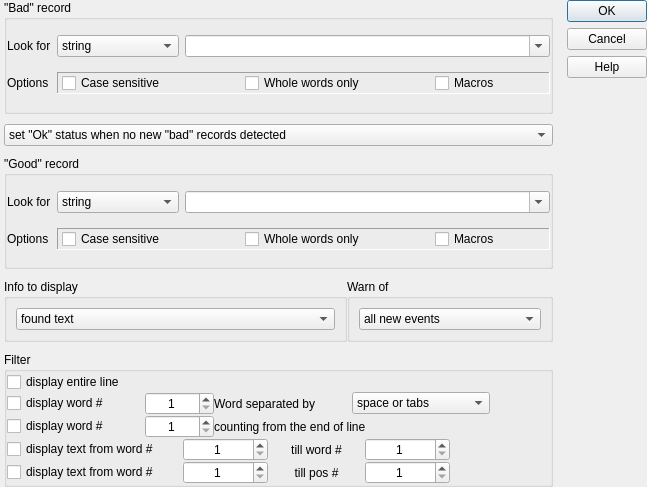
<?xml version="1.0" encoding="UTF-8"?>
<ui version="4.0">
 <class>TextLogPropertiesDlg</class>
 <widget class="QDialog" name="TextLogPropertiesDlg">
  <property name="geometry">
   <rect>
    <x>0</x>
    <y>0</y>
    <width>647</width>
    <height>487</height>
   </rect>
  </property>
  <property name="windowTitle">
   <string>Dialog</string>
  </property>
  <layout class="QGridLayout" name="gridLayout_8">
   <property name="leftMargin">
    <number>0</number>
   </property>
   <property name="topMargin">
    <number>0</number>
   </property>
   <property name="rightMargin">
    <number>0</number>
   </property>
   <property name="bottomMargin">
    <number>0</number>
   </property>
   <property name="horizontalSpacing">
    <number>10</number>
   </property>
   <property name="verticalSpacing">
    <number>0</number>
   </property>
   <item row="0" column="0" rowspan="2">
    <layout class="QVBoxLayout" name="verticalLayout">
     <property name="spacing">
      <number>10</number>
     </property>
     <property name="leftMargin">
      <number>4</number>
     </property>
     <property name="rightMargin">
      <number>4</number>
     </property>
     <item>
      <widget class="QGroupBox" name="gpBadRecord">
       <property name="title">
        <string>&quot;Bad&quot; record</string>
       </property>
       <layout class="QGridLayout" name="gridLayout" columnstretch="0,1,3">
        <property name="leftMargin">
         <number>0</number>
        </property>
        <property name="topMargin">
         <number>0</number>
        </property>
        <property name="rightMargin">
         <number>0</number>
        </property>
        <property name="bottomMargin">
         <number>0</number>
        </property>
        <property name="horizontalSpacing">
         <number>6</number>
        </property>
        <property name="verticalSpacing">
         <number>0</number>
        </property>
        <item row="0" column="0">
         <widget class="QLabel" name="lblBadLookFor">
          <property name="text">
           <string>Look for</string>
          </property>
          <property name="buddy">
           <cstring>cmbBadSelect</cstring>
          </property>
         </widget>
        </item>
        <item row="0" column="1">
         <widget class="QComboBox" name="cmbBadSelect">
          <item>
           <property name="text">
            <string>string</string>
           </property>
          </item>
          <item>
           <property name="text">
            <string>expression</string>
           </property>
          </item>
         </widget>
        </item>
        <item row="0" column="2">
         <widget class="QComboBox" name="cmbBadEdit">
          <property name="editable">
           <bool>true</bool>
          </property>
         </widget>
        </item>
        <item row="1" column="0">
         <widget class="QLabel" name="lblBadOptions">
          <property name="text">
           <string>Options</string>
          </property>
         </widget>
        </item>
        <item row="1" column="1" colspan="2">
         <widget class="QFrame" name="frame">
          <property name="sizePolicy">
           <sizepolicy hsizetype="Preferred" vsizetype="Fixed">
            <horstretch>0</horstretch>
            <verstretch>0</verstretch>
           </sizepolicy>
          </property>
          <property name="frameShape">
           <enum>QFrame::Panel</enum>
          </property>
          <property name="frameShadow">
           <enum>QFrame::Sunken</enum>
          </property>
          <layout class="QHBoxLayout" name="horizontalLayout">
           <property name="spacing">
            <number>0</number>
           </property>
           <property name="sizeConstraint">
            <enum>QLayout::SetDefaultConstraint</enum>
           </property>
           <property name="leftMargin">
            <number>4</number>
           </property>
           <property name="topMargin">
            <number>0</number>
           </property>
           <property name="rightMargin">
            <number>0</number>
           </property>
           <property name="bottomMargin">
            <number>0</number>
           </property>
           <item alignment="Qt::AlignLeft">
            <widget class="QCheckBox" name="chkBadCase">
             <property name="text">
              <string>Case sensitive</string>
             </property>
            </widget>
           </item>
           <item alignment="Qt::AlignHCenter">
            <widget class="QCheckBox" name="chkBadWords">
             <property name="text">
              <string>Whole words only</string>
             </property>
            </widget>
           </item>
           <item alignment="Qt::AlignHCenter">
            <widget class="QCheckBox" name="chkBadMacros">
             <property name="text">
              <string>Macros</string>
             </property>
            </widget>
           </item>
          </layout>
         </widget>
        </item>
       </layout>
      </widget>
     </item>
     <item>
      <widget class="QComboBox" name="cmbOkStatus">
       <property name="sizePolicy">
        <sizepolicy hsizetype="Expanding" vsizetype="Fixed">
         <horstretch>0</horstretch>
         <verstretch>0</verstretch>
        </sizepolicy>
       </property>
       <item>
        <property name="text">
         <string>set &quot;Ok&quot; status when no new &quot;bad&quot; records detected</string>
        </property>
       </item>
       <item>
        <property name="text">
         <string>set &quot;Ok&quot; status when new &quot;good&quot; records detected</string>
        </property>
       </item>
       <item>
        <property name="text">
         <string>set &quot;Ok&quot; status by acknowledgement (manually)</string>
        </property>
       </item>
      </widget>
     </item>
     <item>
      <widget class="QGroupBox" name="gpGoodRecord">
       <property name="title">
        <string>&quot;Good&quot; record</string>
       </property>
       <layout class="QGridLayout" name="gridLayout_2" rowstretch="0,0" columnstretch="0,1,3">
        <property name="leftMargin">
         <number>0</number>
        </property>
        <property name="topMargin">
         <number>0</number>
        </property>
        <property name="rightMargin">
         <number>0</number>
        </property>
        <property name="bottomMargin">
         <number>0</number>
        </property>
        <property name="horizontalSpacing">
         <number>6</number>
        </property>
        <property name="verticalSpacing">
         <number>0</number>
        </property>
        <item row="0" column="0">
         <widget class="QLabel" name="lblGoodLookFor">
          <property name="text">
           <string>Look for</string>
          </property>
          <property name="buddy">
           <cstring>cmbGoodSelect</cstring>
          </property>
         </widget>
        </item>
        <item row="0" column="1">
         <widget class="QComboBox" name="cmbGoodSelect">
          <item>
           <property name="text">
            <string>string</string>
           </property>
          </item>
          <item>
           <property name="text">
            <string>expression</string>
           </property>
          </item>
         </widget>
        </item>
        <item row="0" column="2">
         <widget class="QComboBox" name="cmbGoodEdit">
          <property name="editable">
           <bool>true</bool>
          </property>
         </widget>
        </item>
        <item row="1" column="0">
         <widget class="QLabel" name="lblGoodOptions">
          <property name="text">
           <string>Options</string>
          </property>
         </widget>
        </item>
        <item row="1" column="1" colspan="2">
         <widget class="QFrame" name="frame_2">
          <property name="sizePolicy">
           <sizepolicy hsizetype="Preferred" vsizetype="Fixed">
            <horstretch>0</horstretch>
            <verstretch>0</verstretch>
           </sizepolicy>
          </property>
          <property name="frameShape">
           <enum>QFrame::Panel</enum>
          </property>
          <property name="frameShadow">
           <enum>QFrame::Sunken</enum>
          </property>
          <layout class="QHBoxLayout" name="horizontalLayout_2">
           <property name="spacing">
            <number>0</number>
           </property>
           <property name="leftMargin">
            <number>4</number>
           </property>
           <property name="topMargin">
            <number>0</number>
           </property>
           <property name="rightMargin">
            <number>0</number>
           </property>
           <property name="bottomMargin">
            <number>0</number>
           </property>
           <item>
            <widget class="QCheckBox" name="chkGoodCase">
             <property name="text">
              <string>Case sensitive</string>
             </property>
            </widget>
           </item>
           <item alignment="Qt::AlignHCenter">
            <widget class="QCheckBox" name="chkGoodWords">
             <property name="text">
              <string>Whole words only</string>
             </property>
            </widget>
           </item>
           <item alignment="Qt::AlignHCenter">
            <widget class="QCheckBox" name="chkGoodMacros">
             <property name="text">
              <string>Macros</string>
             </property>
            </widget>
           </item>
          </layout>
         </widget>
        </item>
       </layout>
      </widget>
     </item>
     <item>
      <layout class="QHBoxLayout" name="horizontalLayout_3" stretch="5,3">
       <property name="spacing">
        <number>0</number>
       </property>
       <item>
        <widget class="QGroupBox" name="gpInfoToDisplay">
         <property name="sizePolicy">
          <sizepolicy hsizetype="Preferred" vsizetype="Fixed">
           <horstretch>0</horstretch>
           <verstretch>0</verstretch>
          </sizepolicy>
         </property>
         <property name="title">
          <string>Info to display</string>
         </property>
         <layout class="QGridLayout" name="gridLayout_3">
          <item row="0" column="0">
           <widget class="QComboBox" name="cmbDisplay">
            <item>
             <property name="text">
              <string>found text</string>
             </property>
            </item>
            <item>
             <property name="text">
              <string>offset of the found string in the file</string>
             </property>
            </item>
            <item>
             <property name="text">
              <string>file size</string>
             </property>
            </item>
           </widget>
          </item>
         </layout>
        </widget>
       </item>
       <item>
        <widget class="QGroupBox" name="gpWarnOf">
         <property name="sizePolicy">
          <sizepolicy hsizetype="Preferred" vsizetype="Fixed">
           <horstretch>0</horstretch>
           <verstretch>0</verstretch>
          </sizepolicy>
         </property>
         <property name="title">
          <string>Warn of</string>
         </property>
         <layout class="QGridLayout" name="gridLayout_4">
          <item row="0" column="0">
           <widget class="QComboBox" name="cmbWarn">
            <item>
             <property name="text">
              <string>all new events</string>
             </property>
            </item>
            <item>
             <property name="text">
              <string>last new event</string>
             </property>
            </item>
           </widget>
          </item>
         </layout>
        </widget>
       </item>
      </layout>
     </item>
     <item>
      <widget class="QGroupBox" name="gpFilter">
       <property name="title">
        <string>Filter</string>
       </property>
       <layout class="QGridLayout" name="gridLayout_7">
        <property name="leftMargin">
         <number>0</number>
        </property>
        <property name="topMargin">
         <number>0</number>
        </property>
        <property name="rightMargin">
         <number>0</number>
        </property>
        <property name="bottomMargin">
         <number>0</number>
        </property>
        <property name="spacing">
         <number>0</number>
        </property>
        <item row="0" column="0">
         <widget class="QCheckBox" name="chkFilterEntire">
          <property name="text">
           <string>display entire line</string>
          </property>
         </widget>
        </item>
        <item row="1" column="0">
         <layout class="QGridLayout" name="gridLayout_5" columnstretch="2,1,2,2,1">
          <property name="verticalSpacing">
           <number>0</number>
          </property>
          <item row="0" column="0">
           <widget class="QCheckBox" name="chkDisplayWordSeparated">
            <property name="text">
             <string>display word #</string>
            </property>
           </widget>
          </item>
          <item row="0" column="1">
           <widget class="QSpinBox" name="spinDisplayWordSeparated">
            <property name="sizePolicy">
             <sizepolicy hsizetype="Expanding" vsizetype="Fixed">
              <horstretch>0</horstretch>
              <verstretch>0</verstretch>
             </sizepolicy>
            </property>
            <property name="alignment">
             <set>Qt::AlignCenter</set>
            </property>
            <property name="minimum">
             <number>1</number>
            </property>
            <property name="maximum">
             <number>255</number>
            </property>
            <property name="value">
             <number>1</number>
            </property>
           </widget>
          </item>
          <item row="0" column="2">
           <widget class="QLabel" name="label_3">
            <property name="text">
             <string>Word separated by</string>
            </property>
           </widget>
          </item>
          <item row="0" column="3">
           <widget class="QComboBox" name="cmbDisplayWordSeparated">
            <item>
             <property name="text">
              <string>space or tabs</string>
             </property>
            </item>
            <item>
             <property name="text">
              <string>tabs</string>
             </property>
            </item>
            <item>
             <property name="text">
              <string>comma</string>
             </property>
            </item>
            <item>
             <property name="text">
              <string>semicolon</string>
             </property>
            </item>
           </widget>
          </item>
          <item row="0" column="4">
           <spacer name="horizontalSpacer">
            <property name="orientation">
             <enum>Qt::Horizontal</enum>
            </property>
            <property name="sizeType">
             <enum>QSizePolicy::Fixed</enum>
            </property>
            <property name="sizeHint" stdset="0">
             <size>
              <width>60</width>
              <height>18</height>
             </size>
            </property>
           </spacer>
          </item>
          <item row="1" column="0">
           <widget class="QCheckBox" name="chkDisplayWordCounting">
            <property name="text">
             <string>display word #</string>
            </property>
           </widget>
          </item>
          <item row="1" column="1">
           <widget class="QSpinBox" name="spinchkDisplayWordCounting">
            <property name="sizePolicy">
             <sizepolicy hsizetype="Expanding" vsizetype="Fixed">
              <horstretch>0</horstretch>
              <verstretch>0</verstretch>
             </sizepolicy>
            </property>
            <property name="alignment">
             <set>Qt::AlignCenter</set>
            </property>
            <property name="minimum">
             <number>1</number>
            </property>
            <property name="maximum">
             <number>255</number>
            </property>
            <property name="value">
             <number>1</number>
            </property>
           </widget>
          </item>
          <item row="1" column="2" colspan="2">
           <widget class="QLabel" name="label_4">
            <property name="text">
             <string>counting from the end of line</string>
            </property>
           </widget>
          </item>
         </layout>
        </item>
        <item row="2" column="0">
         <layout class="QGridLayout" name="gridLayout_6" columnstretch="2,1,1,1,1">
          <property name="horizontalSpacing">
           <number>6</number>
          </property>
          <property name="verticalSpacing">
           <number>0</number>
          </property>
          <item row="1" column="3">
           <widget class="QSpinBox" name="spinTextPosTill">
            <property name="sizePolicy">
             <sizepolicy hsizetype="Expanding" vsizetype="Fixed">
              <horstretch>0</horstretch>
              <verstretch>0</verstretch>
             </sizepolicy>
            </property>
            <property name="alignment">
             <set>Qt::AlignCenter</set>
            </property>
            <property name="minimum">
             <number>1</number>
            </property>
            <property name="maximum">
             <number>1024</number>
            </property>
            <property name="value">
             <number>1</number>
            </property>
           </widget>
          </item>
          <item row="1" column="0">
           <widget class="QCheckBox" name="chkTextPos">
            <property name="sizePolicy">
             <sizepolicy hsizetype="Preferred" vsizetype="Fixed">
              <horstretch>0</horstretch>
              <verstretch>0</verstretch>
             </sizepolicy>
            </property>
            <property name="text">
             <string>display text from word #</string>
            </property>
           </widget>
          </item>
          <item row="1" column="2">
           <widget class="QLabel" name="label_2">
            <property name="text">
             <string>till pos #</string>
            </property>
            <property name="alignment">
             <set>Qt::AlignCenter</set>
            </property>
           </widget>
          </item>
          <item row="0" column="0">
           <widget class="QCheckBox" name="chkTextWord">
            <property name="sizePolicy">
             <sizepolicy hsizetype="Preferred" vsizetype="Fixed">
              <horstretch>0</horstretch>
              <verstretch>0</verstretch>
             </sizepolicy>
            </property>
            <property name="text">
             <string>display text from word #</string>
            </property>
           </widget>
          </item>
          <item row="1" column="1">
           <widget class="QSpinBox" name="spinTextPosFrom">
            <property name="sizePolicy">
             <sizepolicy hsizetype="Expanding" vsizetype="Fixed">
              <horstretch>0</horstretch>
              <verstretch>0</verstretch>
             </sizepolicy>
            </property>
            <property name="alignment">
             <set>Qt::AlignCenter</set>
            </property>
            <property name="minimum">
             <number>1</number>
            </property>
            <property name="maximum">
             <number>1024</number>
            </property>
            <property name="value">
             <number>1</number>
            </property>
           </widget>
          </item>
          <item row="0" column="3">
           <widget class="QSpinBox" name="spinTextWordTill">
            <property name="sizePolicy">
             <sizepolicy hsizetype="Expanding" vsizetype="Fixed">
              <horstretch>0</horstretch>
              <verstretch>0</verstretch>
             </sizepolicy>
            </property>
            <property name="alignment">
             <set>Qt::AlignCenter</set>
            </property>
            <property name="minimum">
             <number>1</number>
            </property>
            <property name="maximum">
             <number>255</number>
            </property>
            <property name="value">
             <number>1</number>
            </property>
           </widget>
          </item>
          <item row="0" column="1">
           <widget class="QSpinBox" name="spinTextWordFrom">
            <property name="sizePolicy">
             <sizepolicy hsizetype="Expanding" vsizetype="Fixed">
              <horstretch>0</horstretch>
              <verstretch>0</verstretch>
             </sizepolicy>
            </property>
            <property name="alignment">
             <set>Qt::AlignCenter</set>
            </property>
            <property name="minimum">
             <number>1</number>
            </property>
            <property name="maximum">
             <number>255</number>
            </property>
            <property name="value">
             <number>1</number>
            </property>
           </widget>
          </item>
          <item row="0" column="2">
           <widget class="QLabel" name="label">
            <property name="text">
             <string>till word #</string>
            </property>
            <property name="alignment">
             <set>Qt::AlignCenter</set>
            </property>
           </widget>
          </item>
          <item row="0" column="4">
           <spacer name="horizontalSpacer_2">
            <property name="orientation">
             <enum>Qt::Horizontal</enum>
            </property>
            <property name="sizeType">
             <enum>QSizePolicy::Fixed</enum>
            </property>
            <property name="sizeHint" stdset="0">
             <size>
              <width>100</width>
              <height>20</height>
             </size>
            </property>
           </spacer>
          </item>
         </layout>
        </item>
       </layout>
      </widget>
     </item>
    </layout>
   </item>
   <item row="0" column="1">
    <widget class="QDialogButtonBox" name="btnBoxTextLog">
     <property name="sizePolicy">
      <sizepolicy hsizetype="Fixed" vsizetype="Maximum">
       <horstretch>0</horstretch>
       <verstretch>0</verstretch>
      </sizepolicy>
     </property>
     <property name="orientation">
      <enum>Qt::Vertical</enum>
     </property>
     <property name="standardButtons">
      <set>QDialogButtonBox::Cancel|QDialogButtonBox::Help|QDialogButtonBox::Ok</set>
     </property>
    </widget>
   </item>
   <item row="1" column="1">
    <spacer name="verticalSpacer">
     <property name="orientation">
      <enum>Qt::Vertical</enum>
     </property>
     <property name="sizeHint" stdset="0">
      <size>
       <width>20</width>
       <height>391</height>
      </size>
     </property>
    </spacer>
   </item>
  </layout>
 </widget>
 <resources/>
 <connections/>
</ui>
